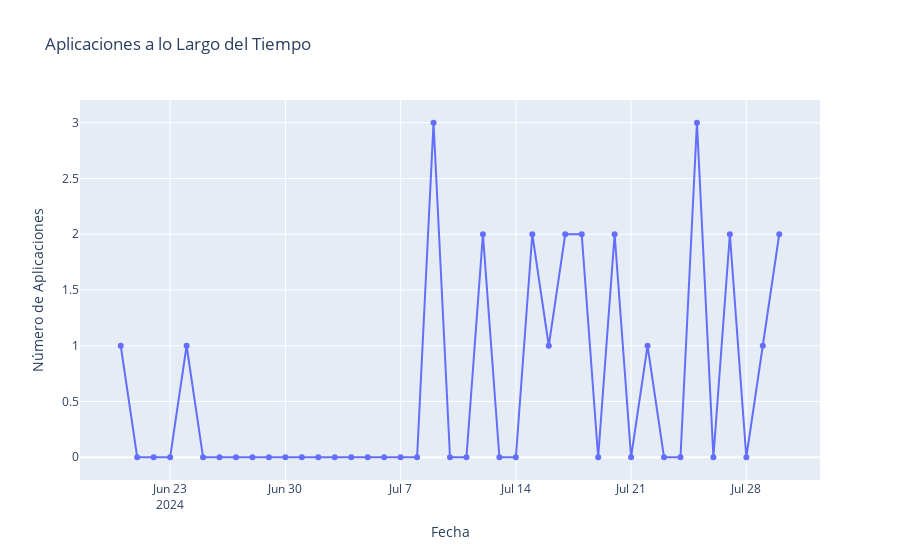

Source (notebook cell):
### Code cell
# Convertir 'Application Date' a datetime
df['Application Date'] = pd.to_datetime(df['Application Date'])

# Contar aplicaciones por mes
applications_by_day = df.resample('D', on='Application Date').size().reset_index()
applications_by_day.columns = ['Application Date', 'Count']

# Gráfico de líneas
fig = px.line(applications_by_day, x='Application Date', y='Count', title='Aplicaciones a lo Largo del Tiempo', 
              labels={'Application Date': 'Fecha', 'Count': 'Número de Aplicaciones'}, markers=True)
fig.show()

### Figure 1 — Plotly figure (JSON) as saved in the notebook; plotly's stock layout.template omitted (floating-point values rounded to 4 significant figures)
{"data": [{"hovertemplate": "Fecha=%{x}<br>Número de Aplicaciones=%{y}<extra></extra>", "legendgroup": "", "line": {"color": "#636efa", "dash": "solid"}, "marker": {"symbol": "circle"}, "mode": "lines+markers", "name": "", "orientation": "v", "showlegend": false, "type": "scatter", "x": ["2024-06-20T00:00:00", "2024-06-21T00:00:00", "2024-06-22T00:00:00", "2024-06-23T00:00:00", "2024-06-24T00:00:00", "2024-06-25T00:00:00", "2024-06-26T00:00:00", "2024-06-27T00:00:00", "2024-06-28T00:00:00", "2024-06-29T00:00:00", "2024-06-30T00:00:00", "2024-07-01T00:00:00", "2024-07-02T00:00:00", "2024-07-03T00:00:00", "2024-07-04T00:00:00", "2024-07-05T00:00:00", "2024-07-06T00:00:00", "2024-07-07T00:00:00", "2024-07-08T00:00:00", "2024-07-09T00:00:00", "2024-07-10T00:00:00", "2024-07-11T00:00:00", "2024-07-12T00:00:00", "2024-07-13T00:00:00", "2024-07-14T00:00:00", "2024-07-15T00:00:00", "2024-07-16T00:00:00", "2024-07-17T00:00:00", "2024-07-18T00:00:00", "2024-07-19T00:00:00", "2024-07-20T00:00:00", "2024-07-21T00:00:00", "2024-07-22T00:00:00", "2024-07-23T00:00:00", "2024-07-24T00:00:00", "2024-07-25T00:00:00", "2024-07-26T00:00:00", "2024-07-27T00:00:00", "2024-07-28T00:00:00", "2024-07-29T00:00:00", "2024-07-30T00:00:00"], "xaxis": "x", "y": [1, 0, 0, 0, 1, 0, 0, 0, 0, 0, 0, 0, 0, 0, 0, 0, 0, 0, 0, 3, 0, 0, 2, 0, 0, 2, 1, 2, 2, 0, 2, 0, 1, 0, 0, 3, 0, 2, 0, 1, 2], "yaxis": "y"}], "layout": {"legend": {"tracegroupgap": 0}, "title": {"text": "Aplicaciones a lo Largo del Tiempo"}, "xaxis": {"anchor": "y", "domain": [0, 1], "title": {"text": "Fecha"}}, "yaxis": {"anchor": "x", "domain": [0, 1], "title": {"text": "Número de Aplicaciones"}}}}
